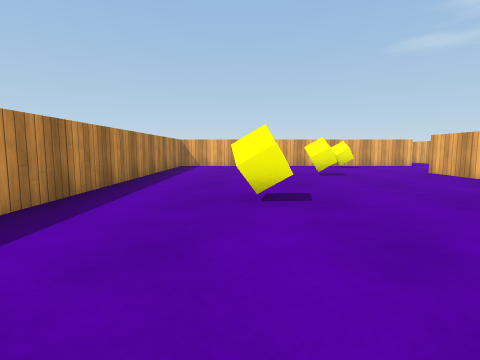
[1] (above)

23 first-person views from a walk through a scene from a Unity 3-D project. The camera is 0.61 m above the floor, tilts 6° down and sees 80° across. The floor is counted in squares, 1 m on a side. Each view is taken from the middle of a square. On the plan, view 1 faces up. The plan holds only what a view shows up to about 9 squares ahead; the rest is blank. The place goes on beyond the plan. The player character is not drawn. Surface patterns are stand-ins for the level's own textures.

[2]
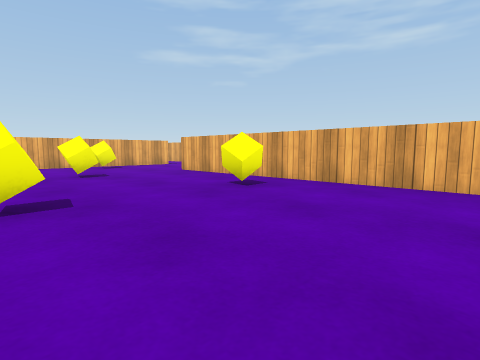

[3]
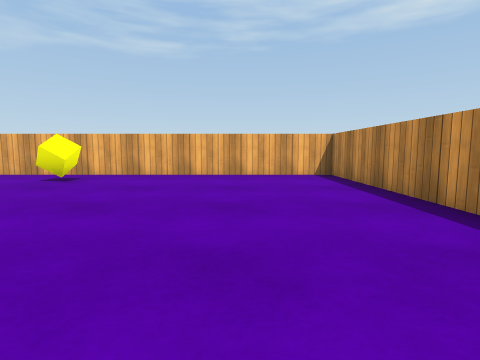

[4]
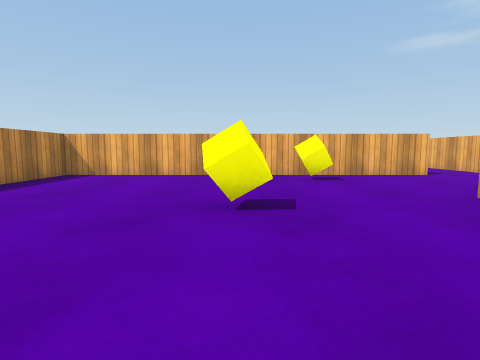

[5]
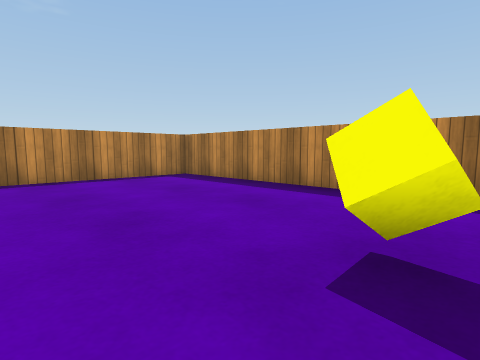

[6]
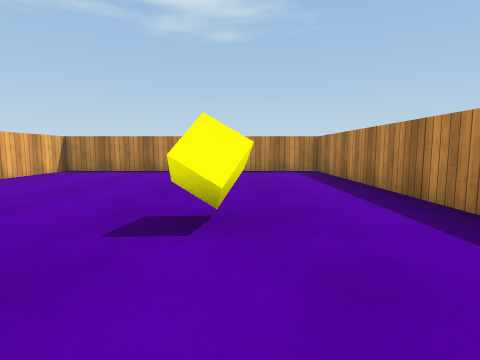

[7]
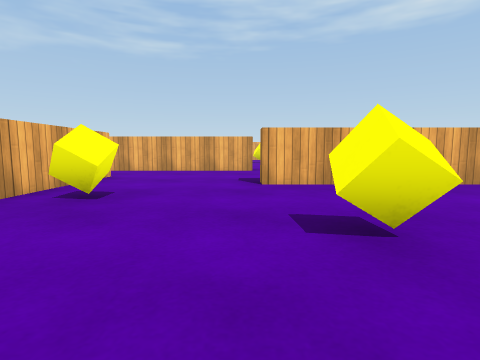

[8]
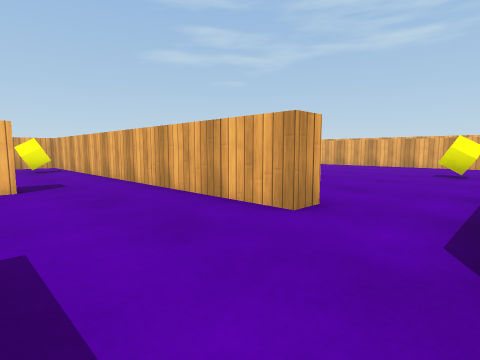

[9]
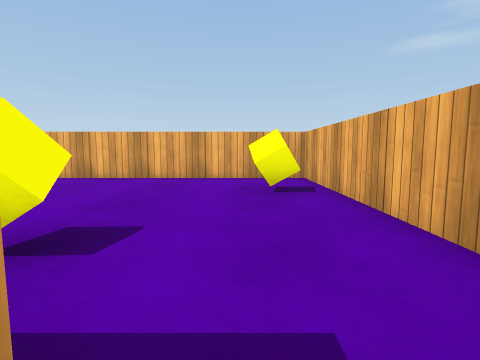

[10]
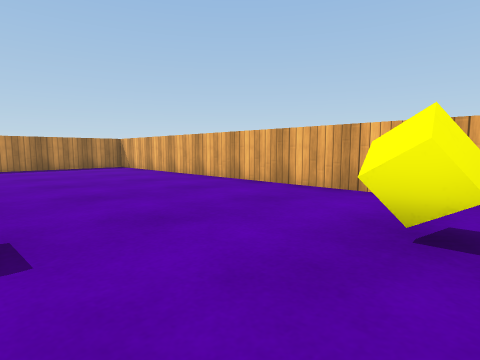

[11]
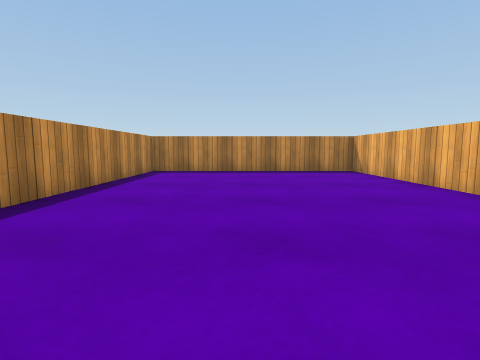

[12]
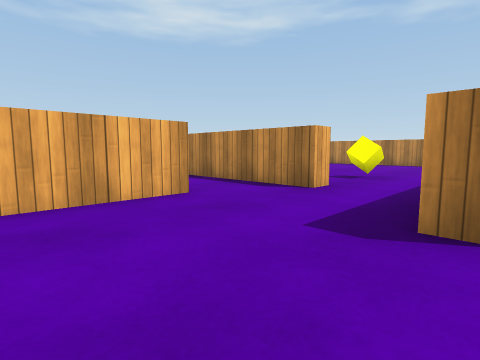

[13]
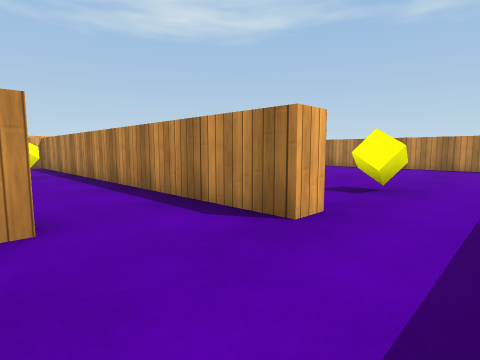

[14]
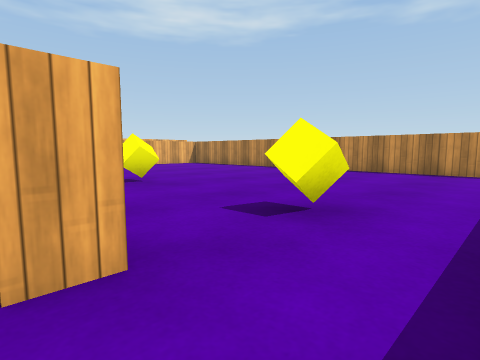

[15]
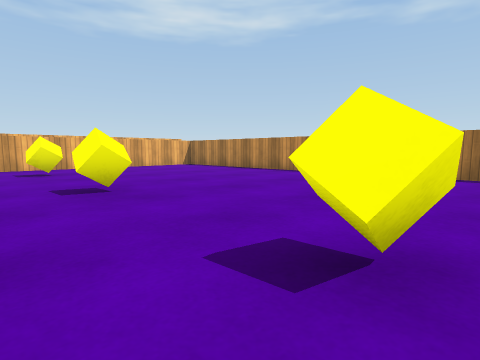

[16]
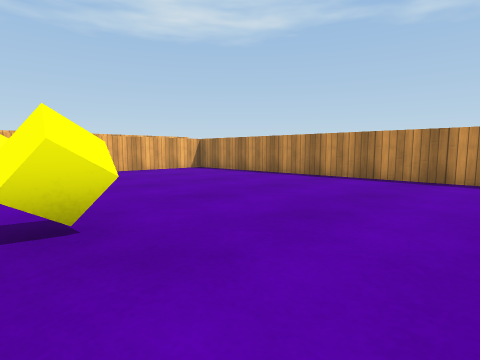

[17]
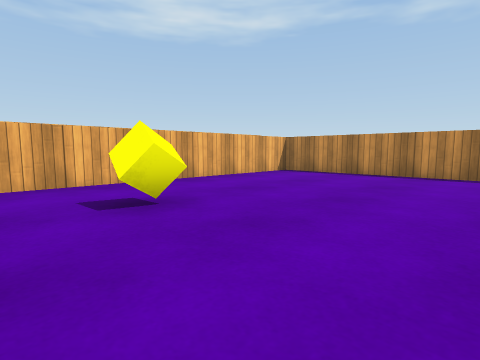

[18]
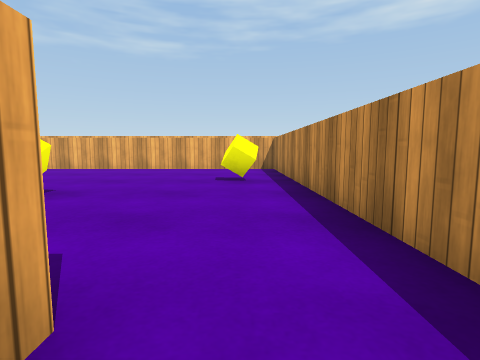

[19]
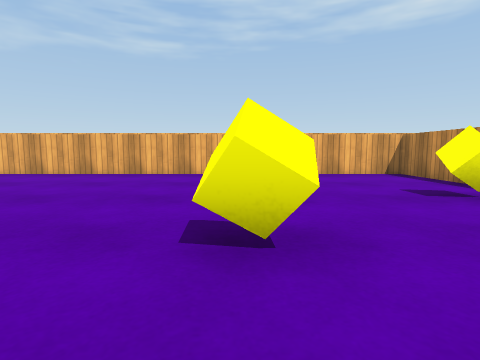

[20]
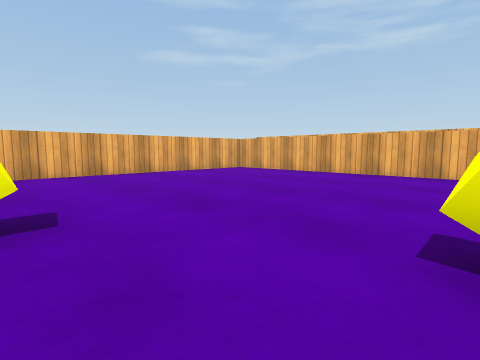

[21]
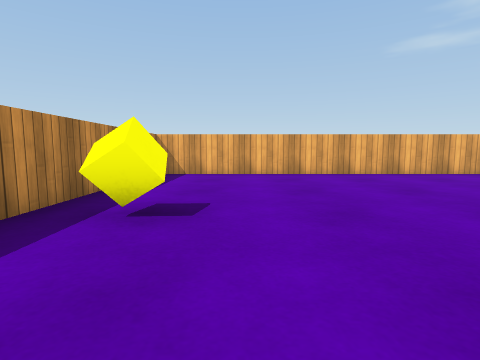

[22]
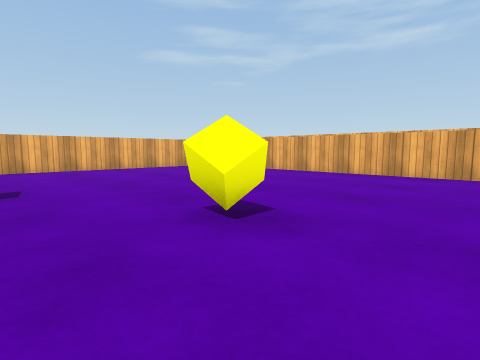

[23]
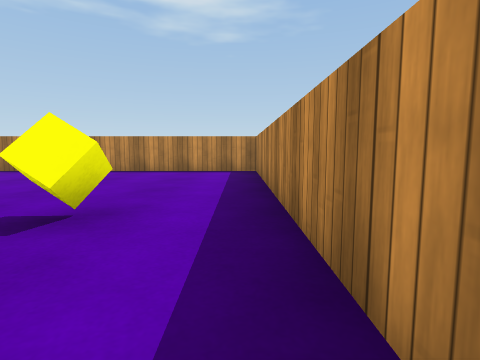

### Floor plan
Points are (right, up) in squares from view 1. A wall is a line through its corners. A room is listed if a view was taken in it or the views show most of it. See-through windows are left out.
Room 1 (views 1, 2, 3, 4, 5, 6, 7, 8, 12, 13, 14, 18, 23)
walls: (7.4, 5.4) (7.4, 5.9) (8.4, 5.9); (8.4, 7.6) (8.4, 10.6); (6.6, 11) (-2.2, 11) (-2.2, -2.3) (5, -2.3) (5, 7.6) (5.6, 7.6)
ways out: opening at (7.5, 11) to room 2; opening at (6.5, 6) to room 3; opening at (9, 7) to room 4
objects: yellow cube (0, 3); yellow cube (2, 7); yellow cube (4, 3); yellow cube (4, 10)
Room 2 (views 9, 10, 11)
walls: (8.4, 10.6) (8.4, 17.3) (-2.2, 17.3) (-2.2, 11.5) (3.1, 11.5)
ways out: opening at (7.5, 11) to room 1
objects: yellow cube (6, 13); yellow cube (7, 15)
Room 3 (views 15, 16, 17)
walls: (5.5, 5.5) (5.5, -2); (5.5, -2.3) (17.3, -2.3) (17.3, 4.6)
ways out: opening at (6.5, 6) to room 1
objects: yellow cube (8, 3); yellow cube (11, 3); yellow cube (15, 4)
Room 4 (views 19, 20, 21, 22)
walls: (9, 7.6) (8.4, 7.6); (8.9, 14.8) (8.9, 12.4); (8.4, 5.9) (17.3, 5.9) (17.3, 16.1); (17.1, 17.3) (8.9, 17.3)
ways out: opening at (9, 7) to room 1
objects: yellow cube (10, 13); yellow cube (12, 10); yellow cube (14, 7)

Where each view was taken, in squares from view 1:
view 1: 0 up, 0 right, facing up
view 2: 0 up, 0 right, facing up-right
view 3: 0 up, 2 left, facing right
view 4: 4 up, 2 right, facing up
view 5: 4 up, 2 right, facing down-left
view 6: 6 up, 0 right, facing down
view 7: 8 up, 0 right, facing right
view 8: 6 up, 6 right, facing up-right
view 9: 11 up, 7 right, facing up
view 10: 13 up, 8 right, facing up-left
view 11: 14 up, 6 right, facing left
view 12: 10 up, 5 right, facing down-right
view 13: 8 up, 6 right, facing down-right
view 14: 6 up, 6 right, facing down-right
view 15: 5 up, 7 right, facing down-right
view 16: 4 up, 9 right, facing down-right
view 17: 5 up, 12 right, facing down-right
view 18: 7 up, 8 right, facing right
view 19: 10 up, 10 right, facing right
view 20: 10 up, 10 right, facing up-right
view 21: 10 up, 11 right, facing up
view 22: 8 up, 10 right, facing up-right
view 23: 6 up, 6 right, facing down
